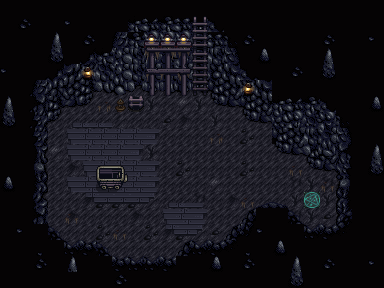

A 2D game scene composited from a Tiled map and its tileset images. What follows is a short description and the map's XML, with every tile layer's data as written:
An orthogonal 24x18 tile map with 16x16 px tiles, 5 tile layers (Back, Back2, Buildings, Front, ...).

<map version="1.8" tiledversion="1.8.1" orientation="orthogonal" renderorder="right-down" width="24" height="18" tilewidth="16" tileheight="16" infinite="0" nextlayerid="13" nextobjectid="1">
 <tileset firstgid="1" name="mine_dark_dangerous" tilewidth="16" tileheight="16" tilecount="288" columns="16">
  <image source="mine_dark_dangerous.png" width="256" height="288" />
 </tileset>
 <layer id="1" name="Back" width="24" height="18">
  <data encoding="csv">
28,28,28,28,28,28,28,28,28,28,28,28,28,28,28,28,28,28,28,28,28,28,28,28,
28,27,27,27,48,27,27,27,27,27,27,27,27,27,27,27,27,27,27,27,27,27,28,28,
28,27,139,139,139,139,139,139,139,139,139,139,139,139,139,139,139,27,27,27,27,27,28,48,
28,27,139,139,139,139,139,139,139,139,139,139,139,139,139,139,139,27,27,27,27,27,28,28,
48,27,139,139,139,139,139,139,139,139,139,139,139,139,139,139,139,27,27,27,27,27,63,28,
28,27,139,139,139,139,139,139,139,139,139,139,139,139,139,139,139,27,27,27,27,27,28,28,
80,27,139,139,139,139,139,139,139,173,139,156,173,139,139,139,139,27,27,27,27,27,28,64,
96,27,139,139,139,139,139,156,139,139,139,170,139,173,139,139,139,27,27,27,27,27,28,28,
28,27,139,139,139,139,139,139,139,139,139,139,139,139,139,171,139,27,27,27,27,27,28,28,
28,27,139,156,139,139,139,139,139,173,139,139,139,139,139,139,139,138,138,138,138,138,28,80,
28,27,139,139,170,139,139,139,139,139,139,171,139,139,139,171,139,138,138,138,138,138,28,96,
64,27,139,139,139,139,139,139,139,139,139,139,139,156,139,139,138,138,140,138,140,138,28,28,
28,27,139,139,139,139,139,139,139,139,139,139,139,139,170,139,138,138,138,138,138,138,28,28,
28,27,139,139,170,139,139,139,170,139,139,139,139,139,139,139,139,27,140,138,140,138,28,28,
28,48,139,139,139,139,171,139,139,171,139,139,139,139,139,139,139,27,27,138,138,138,28,28,
28,27,139,139,139,139,139,139,139,139,139,139,139,139,139,139,139,27,27,138,138,138,28,28,
28,27,139,139,139,139,139,139,139,139,139,139,139,139,139,139,139,27,27,27,138,138,28,48,
28,27,27,27,27,27,27,27,27,27,27,27,27,27,27,27,27,27,27,27,27,27,28,28
</data>
 </layer>
 <layer id="9" name="Back2" width="24" height="18">
  <data encoding="csv">
0,11,11,11,11,11,11,11,11,11,11,11,11,11,11,11,11,11,11,11,11,11,12,0,
0,0,0,0,0,0,0,0,0,0,0,0,68,0,0,0,0,0,0,0,0,0,12,0,
0,0,0,0,0,0,0,0,0,0,0,0,0,0,0,0,0,0,0,0,0,0,12,0,
0,0,0,0,0,0,0,0,0,0,0,0,0,0,0,0,0,0,0,0,0,0,12,0,
0,0,0,0,0,0,0,0,0,0,0,0,0,0,0,0,0,0,0,0,0,0,12,0,
0,0,0,0,0,0,0,0,0,0,0,0,0,0,0,0,0,0,0,0,0,0,12,0,
0,0,0,0,0,0,2147483698,0,0,0,0,0,0,0,0,0,0,0,0,0,0,0,12,0,
0,0,0,0,241,242,242,199,0,0,155,0,0,0,0,0,0,0,0,110,111,0,12,0,
0,0,0,0,257,258,258,258,258,259,0,0,0,2147483698,0,0,0,0,0,126,127,0,12,0,
0,0,0,0,257,258,258,258,259,0,0,0,0,0,0,0,0,0,0,142,143,0,12,0,
0,0,0,0,0,257,258,258,258,259,0,0,0,0,0,0,0,0,50,158,159,160,12,0,
0,0,0,0,257,258,258,258,258,259,0,0,0,0,0,0,0,0,0,173,50,192,12,0,
0,0,0,0,0,273,274,274,274,275,241,242,243,0,0,50,0,0,173,239,173,208,12,0,
0,0,0,0,50,0,0,0,0,0,257,258,259,0,0,0,0,0,0,173,155,208,12,0,
0,0,0,0,0,0,0,50,0,0,273,274,275,155,0,0,0,0,0,0,0,0,12,0,
0,0,0,0,0,0,0,0,0,0,0,0,0,0,0,0,0,0,0,0,0,0,12,0,
0,0,0,0,0,0,0,0,0,0,0,0,0,0,0,0,0,0,0,0,0,0,12,0,
0,0,0,0,0,0,0,0,0,0,0,0,0,0,0,0,0,0,0,0,0,0,12,0
</data>
 </layer>
 <objectgroup id="6" name="Back" />
 <layer id="3" name="Buildings" width="24" height="18">
  <data encoding="csv">
0,0,0,0,0,0,0,0,0,0,0,0,0,0,0,0,0,0,0,0,0,0,0,0,
0,0,0,0,0,0,0,0,0,0,0,0,68,0,0,0,0,0,0,0,0,0,0,0,
0,0,0,0,0,0,0,0,0,0,0,0,0,0,0,0,0,0,0,0,0,0,0,0,
0,0,0,0,0,0,0,0,0,0,0,0,0,0,0,0,0,0,0,0,0,0,0,0,
0,0,0,0,0,0,0,0,0,0,0,0,0,0,0,0,0,0,0,0,0,0,0,0,
0,0,0,0,0,0,0,0,0,0,0,0,0,0,0,0,0,0,0,0,0,0,0,0,
0,0,0,0,0,0,0,52,174,0,0,0,0,0,0,0,0,0,0,0,0,0,0,0,
0,0,0,0,0,0,0,0,0,0,0,0,0,0,0,0,0,0,0,0,0,0,0,0,
0,0,0,0,0,0,0,0,0,0,0,0,0,0,0,0,0,0,0,0,0,0,0,0,
0,0,0,0,0,0,0,0,0,0,0,0,0,0,0,0,0,0,0,0,0,0,0,0,
0,0,0,0,0,0,0,0,0,0,0,0,0,0,0,0,0,0,0,0,0,0,0,0,
0,0,0,0,0,0,196,225,0,0,0,0,0,0,0,0,0,0,0,0,0,0,0,0,
0,0,0,0,0,0,0,0,0,0,0,0,0,0,0,0,0,0,0,0,0,0,0,0,
0,0,0,0,0,0,0,0,0,0,0,0,0,0,0,0,0,0,0,0,0,0,0,0,
0,0,0,0,0,0,0,0,0,0,0,0,0,0,0,0,0,0,0,0,0,0,0,0,
0,0,0,0,0,0,0,0,0,0,0,0,0,0,0,0,0,0,0,0,0,0,0,0,
0,0,0,0,80,0,0,0,0,0,0,0,0,0,0,0,0,0,0,0,0,0,0,0,
0,0,0,0,0,0,0,0,0,0,0,0,0,0,0,0,0,0,0,0,0,0,0,0
</data>
 </layer>
 <objectgroup id="7" name="Buildings" />
 <layer id="4" name="Front" width="24" height="18">
  <data encoding="csv">
0,0,0,0,0,0,0,0,0,0,0,0,0,0,0,0,0,0,0,0,0,0,0,0,
0,0,0,0,0,0,0,0,74,75,76,77,68,94,0,0,0,0,0,0,0,0,0,0,
0,0,29,80,29,63,29,85,76,49,49,49,84,77,112,63,29,0,0,0,0,0,0,0,
0,0,29,96,29,71,74,107,108,21,22,23,84,108,128,29,64,0,0,0,0,0,0,0,
0,0,70,71,102,103,106,107,108,37,38,39,100,126,127,94,95,0,0,0,0,0,0,0,
0,70,85,87,118,119,122,123,124,53,54,55,116,142,143,126,127,0,0,0,0,0,0,0,
0,70,101,119,134,135,0,0,0,0,0,0,0,158,159,142,143,74,75,76,94,0,0,0,
0,70,117,135,0,0,0,0,0,0,0,0,0,0,0,158,159,90,91,92,93,110,0,0,
0,0,117,0,0,0,0,0,0,0,0,0,0,0,0,0,0,142,143,108,109,126,0,0,
0,0,133,0,0,0,0,0,0,0,0,0,0,0,0,0,0,158,159,124,125,142,0,0,
0,0,149,0,0,0,0,0,0,0,0,0,0,0,0,0,0,0,0,0,0,158,0,0,
0,0,165,0,0,0,0,0,0,0,0,0,0,0,0,0,0,0,0,0,0,0,0,0,
0,0,181,0,0,0,0,0,0,0,0,0,0,0,0,0,231,232,0,0,0,0,0,0,
0,0,101,0,0,0,0,0,0,0,0,0,0,0,0,221,29,0,198,0,0,206,0,0,
0,0,29,198,0,0,0,0,0,0,0,0,0,0,221,207,29,0,0,215,216,222,0,0,
0,0,47,29,215,216,198,0,0,0,0,221,215,216,222,47,29,0,0,29,29,29,0,0,
0,0,63,29,80,29,29,216,215,215,216,29,29,64,29,63,29,0,80,0,29,29,0,0,
0,0,0,0,0,0,0,0,0,0,0,0,0,0,0,0,0,0,96,0,0,0,0,0
</data>
 </layer>
 <objectgroup id="5" name="Front" />
 <layer id="2" name="AlwaysFront" width="24" height="18">
  <data encoding="csv">
0,0,0,0,0,0,0,0,0,0,0,0,0,0,0,0,0,0,0,0,0,0,0,0,
0,63,0,0,0,0,0,0,0,0,0,0,0,0,0,0,0,0,0,0,0,0,0,0,
0,0,0,0,0,0,0,0,0,0,0,0,0,0,0,0,0,0,0,0,63,0,0,0,
0,0,0,0,0,0,0,0,0,0,0,0,0,0,0,0,0,0,0,0,80,0,0,0,
0,0,0,0,0,98,0,0,0,0,0,0,0,0,0,0,0,0,63,0,96,0,0,0,
0,0,0,0,0,0,0,0,0,0,0,0,0,0,0,114,0,0,0,0,0,0,0,0,
0,0,0,0,0,0,0,0,0,0,0,0,0,0,0,0,0,0,0,0,0,0,0,0,
0,0,0,0,0,0,0,0,0,0,0,0,0,0,0,0,0,0,0,0,0,112,0,0,
0,0,0,0,0,0,0,0,0,0,0,0,0,0,0,0,0,0,0,0,0,128,0,0,
0,0,0,0,0,0,0,0,0,0,0,0,0,0,0,0,0,0,0,0,0,144,0,0,
0,0,0,0,0,0,180,209,0,0,0,0,0,0,0,0,0,0,0,0,0,160,0,0,
0,0,0,0,0,0,0,0,0,0,0,0,0,0,0,0,0,0,0,0,0,0,0,0,
0,0,0,0,0,0,0,0,0,0,0,0,0,0,0,0,0,0,0,0,0,0,0,0,
0,0,0,0,0,0,0,0,0,0,0,0,0,0,0,0,0,0,0,0,0,0,0,0,
0,0,0,0,0,0,0,0,0,0,0,0,0,0,0,0,48,0,0,0,0,0,0,0,
0,0,0,0,0,0,0,0,0,0,0,0,0,0,0,0,0,64,0,0,0,0,0,0,
0,0,0,0,0,0,0,0,0,0,0,0,0,0,0,0,0,0,0,0,63,0,0,0,
0,0,0,0,0,0,0,63,0,0,0,0,0,0,0,0,0,0,0,0,0,0,0,0
</data>
 </layer>
 <objectgroup id="8" name="AlwaysFront" />
</map>
